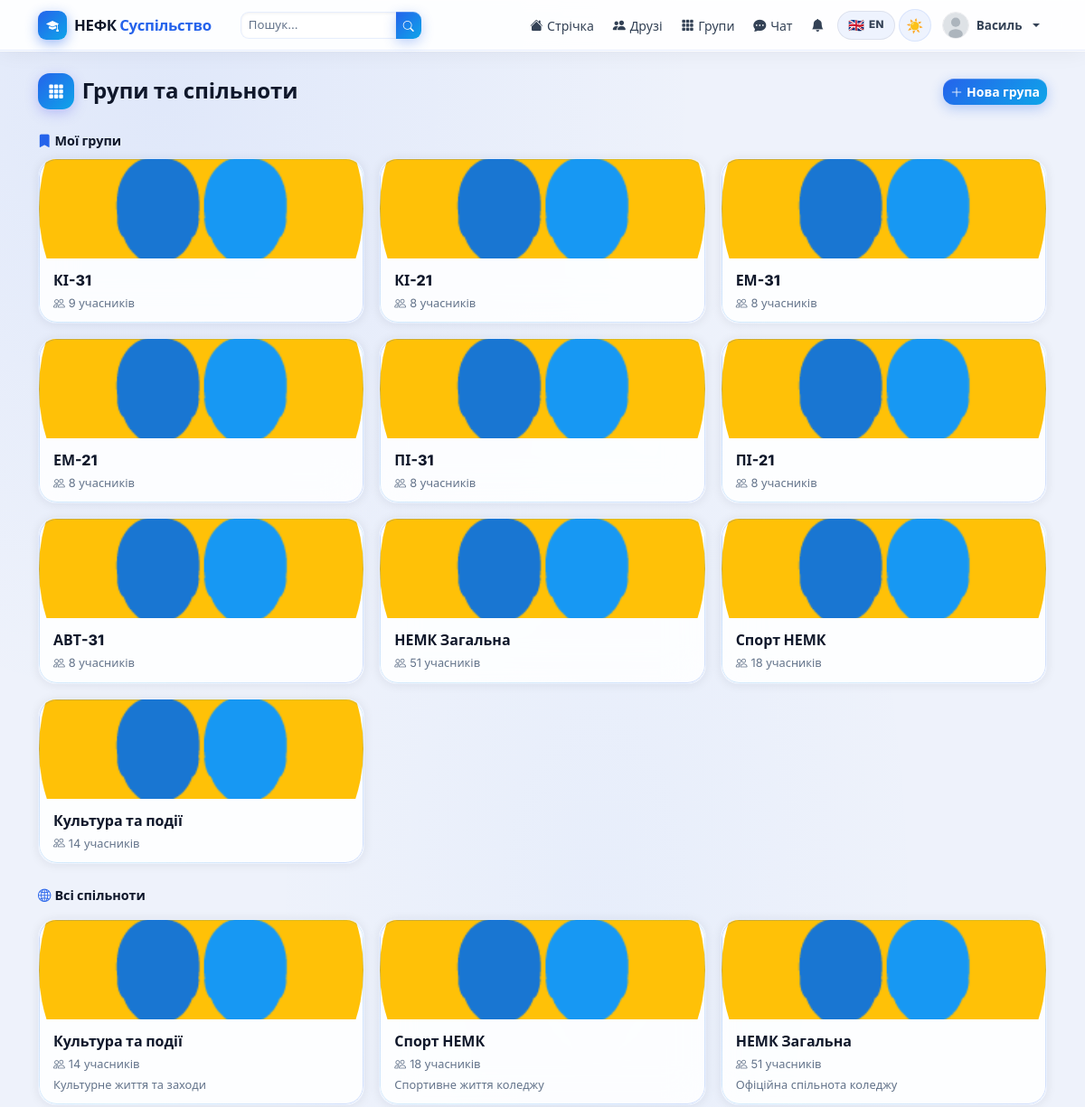
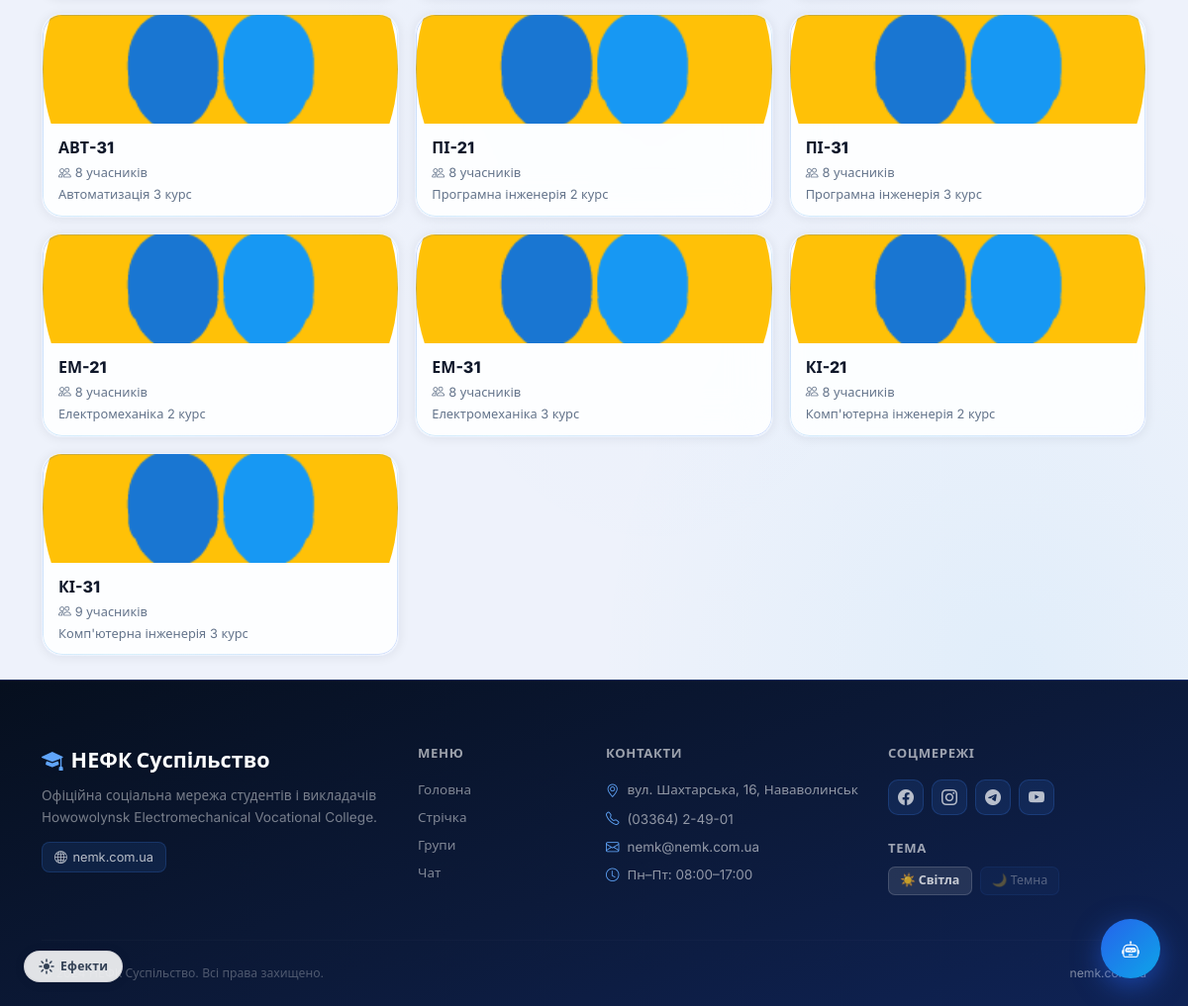
The page /groups/ (signed in) on the database its author committed (2 pictures, top to bottom).
### accounts/models.py (models this page shows, shortened)
class User(AbstractUser):
    ROLE_USER = 'user'
    ROLE_ADMIN = 'admin'
    ROLE_CHOICES = [
        (ROLE_USER, 'Користувач'),
        (ROLE_ADMIN, 'Адміністратор'),
    ]
    role = models.CharField(max_length=10, choices=ROLE_CHOICES, default=ROLE_USER)
    avatar = models.ImageField(upload_to='avatars/', blank=True, null=True)
    cover = models.ImageField(upload_to='covers/', blank=True, null=True)
    bio = models.TextField(blank=True, default='')
    location = models.CharField(max_length=120, blank=True, default='')
    birth_date = models.DateField(null=True, blank=True)
    website = models.URLField(blank=True, default='')
    created_at = models.DateTimeField(default=timezone.now)
    def is_admin_role(self):
        return self.role == self.ROLE_ADMIN
    def get_avatar_url(self):
        if self.avatar:
            return self.avatar.url
        return '/static/img/default_avatar.svg'
    class Meta:
        verbose_name = 'Користувач'
        verbose_name_plural = 'Користувачі'

### groups/models.py (models this page shows, shortened)
class Group(models.Model):
    name = models.CharField(max_length=150, verbose_name='Назва')
    description = models.TextField(blank=True, default='')
    avatar = models.ImageField(upload_to='groups/avatars/', blank=True, null=True)
    cover = models.ImageField(upload_to='groups/covers/', blank=True, null=True)
    creator = models.ForeignKey(
        settings.AUTH_USER_MODEL, on_delete=models.CASCADE,
        related_name='created_groups', verbose_name='Засновник'
    )
    created_at = models.DateTimeField(default=timezone.now)
    is_private = models.BooleanField(default=False)
    class Meta:
        verbose_name = 'Група'
        verbose_name_plural = 'Групи'
    def member_count(self):
        return self.memberships.filter(is_active=True).count()
    def get_avatar_url(self):
        if self.avatar:
            return self.avatar.url
        return '/static/img/default_group.svg'

### groups/views.py (the view)
# urls.py: path('groups/', views.groups_list_view, name='groups'),
@login_required
def groups_list_view(request):
    all_groups = Group.objects.all().order_by('-created_at')
    my_groups = Group.objects.filter(memberships__user=request.user, memberships__is_active=True)
    return render(request, 'groups/groups_list.html', {
        'all_groups': all_groups,
        'my_groups': my_groups,
    })

### nemk_social/security.py (called while the page is built, shortened)
def _get_ip(request):
    for h in ['HTTP_CF_CONNECTING_IP', 'HTTP_X_REAL_IP',
              'HTTP_X_FORWARDED_FOR', 'REMOTE_ADDR']:
        ip = request.META.get(h, '').split(',')[0].strip()
        if ip and ip not in ('', 'unknown'):
            return ip
    return '0.0.0.0'

    def __call__(self, request):
        ip   = _get_ip(request)
        path = request.path
        ua   = request.META.get('HTTP_USER_AGENT', '')
        with _lock:
            _stats['total_requests'] += 1
            _stats_ip[ip]['count'] += 1
            _stats_ip[ip]['last_seen'] = time.time()
        if ip in IP_WHITELIST:
            return self.get_response(request)

### templates/groups/groups_list.html (shortened to what this page needs)
{% extends 'base.html' %}
{% block content %}
<div class="page-header">
  <h4>
    <span class="page-header-icon"><i class="bi bi-grid-3x3-gap-fill"></i></span>
    Групи та спільноти
  </h4>
  <a href="{% url 'create_group' %}" class="btn btn-primary btn-sm fw-700">
    <i class="bi bi-plus-lg me-1"></i>Нова група
  </a>
</div>
{% if my_groups %}
<div class="mb-2 fw-800" style="color:var(--text);font-size:.9rem;">
  <i class="bi bi-bookmark-fill me-1" style="color:var(--p);"></i>Мої групи
</div>
<div class="row g-3 mb-4">
  {% for group in my_groups %}
  <div class="col-md-4 col-sm-6">
    <a href="{% url 'group_detail' group.pk %}" class="group-card h-100">
      <img src="{{ group.get_avatar_url }}" class="group-card-cover" alt="{{ group.name }}">
      <div class="group-card-body">
        <div class="fw-800 mb-1" style="color:var(--text);">{{ group.name }}</div>
        <div class="d-flex align-items-center gap-2 flex-wrap">
          <span style="color:var(--muted);font-size:.8rem;">
            <i class="bi bi-people me-1"></i>{{ group.member_count }} учасників
          </span>
        </div>
      </div>
    </a>
  </div>
  {% endfor %}
</div>
{% endif %}
<div class="mb-3 fw-800" style="color:var(--text);font-size:.9rem;">
  <i class="bi bi-globe2 me-1" style="color:var(--p);"></i>Всі спільноти
</div>
<div class="row g-3">
  {% for group in all_groups %}
  <div class="col-md-4 col-sm-6">
    <a href="{% url 'group_detail' group.pk %}" class="group-card h-100">
      <img src="{{ group.get_avatar_url }}" class="group-card-cover" alt="{{ group.name }}">
      <div class="group-card-body">
        <div class="fw-800 mb-1" style="color:var(--text);">{{ group.name }}</div>
        <div class="d-flex align-items-center gap-2 flex-wrap mb-1">
          <span style="color:var(--muted);font-size:.8rem;">
            <i class="bi bi-people me-1"></i>{{ group.member_count }} учасників
          </span>
        </div>
        {% if group.description %}
        <p style="color:var(--muted);font-size:.8rem;margin:0;line-height:1.45;">
          {{ group.description|truncatechars:65 }}
        </p>
        {% endif %}
      </div>
    </a>
  </div>
  {% endfor %}
</div>
{% endblock %}

### templates/base.html (shortened to what this page needs)
<!DOCTYPE html>
<html lang="uk" data-theme="light" data-lang="uk">
<head>
  <link href="https://cdn.jsdelivr.net/npm/bootstrap@5.3.2/dist/css/bootstrap.min.css" rel="stylesheet">
  <link href="https://cdn.jsdelivr.net/npm/bootstrap-icons@1.11.3/font/bootstrap-icons.min.css" rel="stylesheet">
  {% load static %}
  <link href="{% static 'css/main.css' %}" rel="stylesheet">
</head>
<body class="nemk-body">
<nav class="navbar navbar-expand-lg sticky-top">
  <div class="container">
    <a class="navbar-brand" href="{% url 'home' %}">
      <div class="brand-logo"><i class="bi bi-mortarboard-fill" style="font-size:.85rem;"></i></div>
      <span class="fw-800">НЕФК <span style="color:var(--p);">Суспільство</span></span>
    </a>
    <div class="collapse navbar-collapse" id="navMain">
      {% if user.is_authenticated %}
      <form class="d-flex me-auto ms-3" action="{% url 'search_users' %}" method="get" role="search">
        <div class="input-group input-group-sm" style="width:200px;">
          <input class="form-control" style="border-radius:9px 0 0 9px !important;font-size:.83rem;"
                 type="search" name="q" placeholder="Пошук..."
                 value="{{ request.GET.q }}" aria-label="Пошук">
          <button class="btn btn-primary btn-sm px-2" style="border-radius:0 9px 9px 0 !important;" type="submit" aria-label="Знайти">
            <i class="bi bi-search" style="font-size:.75rem;"></i>
          </button>
        </div>
      </form>
      {% endif %}
      <ul class="navbar-nav align-items-center gap-0 ms-auto">
        {% if user.is_authenticated %}
        <li class="nav-item">
          <a class="nav-link" href="{% url 'feed' %}">
            <i class="bi bi-house-fill"></i>
            <span class="d-none d-xl-inline">Стрічка</span>
          </a>
        </li>
        <li class="nav-item">
          <a class="nav-link" href="{% url 'friends' %}">
            <i class="bi bi-people-fill"></i>
            <span class="d-none d-xl-inline">Друзі</span>
          </a>
        </li>
        <li class="nav-item">
          <a class="nav-link" href="{% url 'groups' %}">
            <i class="bi bi-grid-3x3-gap-fill"></i>
            <span class="d-none d-xl-inline">Групи</span>
          </a>
        </li>
        <li class="nav-item">
          <a class="nav-link" href="{% url 'conversations' %}">
            <i class="bi bi-chat-dots-fill"></i>
            <span class="d-none d-xl-inline">Чат</span>
          </a>
        </li>
        <li class="nav-item">
          <a class="nav-link position-relative" href="{% url 'notifications' %}" aria-label="Сповіщення">
            <i class="bi bi-bell-fill"></i>
          </a>
        </li>
        {% endif %}
        <li class="nav-item d-none d-lg-flex align-items-center ms-1">
          <button class="lang-toggle-btn" onclick="toggleLang()" aria-label="Змінити мову">
            <span class="lang-btn-flag">🇬🇧</span>
            <span class="lang-btn-label">EN</span>
          </button>
        </li>
        <li class="nav-item d-none d-lg-flex align-items-center ms-1">
          <button class="theme-toggle" onclick="toggleTheme()" aria-label="Змінити тему">
            <span class="t-icon sun">☀️</span>
          </button>
        </li>
        {% if user.is_authenticated %}
        <li class="nav-item dropdown ms-1">
          <a class="nav-link dropdown-toggle d-flex align-items-center gap-2 pe-0"
             href="#" data-bs-toggle="dropdown" aria-expanded="false" style="padding:.3rem .5rem !important;">
            <img src="{{ user.get_avatar_url }}" class="rounded-circle"
                 style="object-fit:cover;border:1.5px solid var(--divider);"
                 width="30" height="30" alt="{{ user.username }}">
            <span class="d-none d-lg-inline fw-600" style="font-size:.84rem;">
              {{ user.first_name|default:user.username }}
            </span>
          </a>
        </li>
        {% endif %}
      </ul>
    </div>
  </div>
</nav>
<main {% if request.resolver_match.url_name != 'home' %}class="container my-4"{% endif %}>
  {% block content %}{% endblock %}
</main>
<footer>
  <div class="container">
    <div class="row g-4 pb-4">
      <div class="col-lg-4">
        <div class="footer-brand mb-2">
          <i class="bi bi-mortarboard-fill me-2" style="color:#60a5fa;"></i>НЕФК Суспільство
        </div>
        <p style="color:rgba(255,255,255,.45);font-size:.85rem;line-height:1.65;margin-bottom:.85rem;">
          Офіційна соціальна мережа студентів і викладачів Нowowolynsk Electromechanical Vocational College.
        </p>
        <a href="https://nemk.com.ua/" target="_blank" rel="noopener noreferrer"
           style="display:inline-flex;align-items:center;gap:.35rem;
                  background:rgba(59,130,246,.12);color:rgba(255,255,255,.7);
                  border-radius:8px;border:1px solid rgba(59,130,246,.2);
                  padding:.3rem .75rem;font-size:.8rem;text-decoration:none;
                  transition:background .15s,color .15s;">
          <i class="bi bi-globe2"></i>nemk.com.ua
        </a>
      </div>
      <div class="col-6 col-lg-2">
        <div class="fw-700 text-white mb-3" style="font-size:.82rem;text-transform:uppercase;letter-spacing:.05em;opacity:.6;">Меню</div>
        <ul class="list-unstyled" style="font-size:.84rem;">
          <li class="mb-2"><a href="{% url 'home' %}">Головна</a></li>
          {% if user.is_authenticated %}
          <li class="mb-2"><a href="{% url 'feed' %}">Стрічка</a></li>
          <li class="mb-2"><a href="{% url 'groups' %}">Групи</a></li>
          <li class="mb-2"><a href="{% url 'conversations' %}">Чат</a></li>
          {% else %}
          <li class="mb-2"><a href="{% url 'register' %}">Реєстрація</a></li>
          <li class="mb-2"><a href="{% url 'login' %}">Вхід</a></li>
          {% endif %}
        </ul>
      </div>
      <div class="col-6 col-lg-3">
        <div class="fw-700 text-white mb-3" style="font-size:.82rem;text-transform:uppercase;letter-spacing:.05em;opacity:.6;">Контакти</div>
        <ul class="list-unstyled" style="font-size:.84rem;">
          <li class="mb-2" style="display:flex;align-items:flex-start;gap:.5rem;">
            <i class="bi bi-geo-alt" style="color:#60a5fa;margin-top:.1rem;flex-shrink:0;"></i>
            вул. Шахтарська, 16, Нававолинськ
          </li>
          <li class="mb-2" style="display:flex;align-items:center;gap:.5rem;">
            <i class="bi bi-telephone" style="color:#60a5fa;flex-shrink:0;"></i>
            (03364) 2-49-01
          </li>
          <li class="mb-2" style="display:flex;align-items:center;gap:.5rem;">
            <i class="bi bi-envelope" style="color:#60a5fa;flex-shrink:0;"></i>
            nemk@nemk.com.ua
          </li>
          <li style="display:flex;align-items:center;gap:.5rem;">
            <i class="bi bi-clock" style="color:#60a5fa;flex-shrink:0;"></i>
            Пн–Пт: 08:00–17:00
          </li>
        </ul>
      </div>
      <div class="col-lg-3">
        <div class="fw-700 text-white mb-3" style="font-size:.82rem;text-transform:uppercase;letter-spacing:.05em;opacity:.6;">Соцмережі</div>
        <div class="d-flex gap-2 flex-wrap mb-4">
          <a href="https://www.facebook.com/nemk.novovolynsk" target="_blank" rel="noopener" class="footer-social-btn" title="Facebook"><i class="bi bi-facebook"></i></a>
          <a href="https://instagram.com/nemk_novovolynsk"    target="_blank" rel="noopener" class="footer-social-btn" title="Instagram"><i class="bi bi-instagram"></i></a>
          <a href="https://t.me/nemk_novovolynsk"              target="_blank" rel="noopener" class="footer-social-btn" title="Telegram"><i class="bi bi-telegram"></i></a>
          <a href="https://youtube.com/@nemk_novovolynsk"      target="_blank" rel="noopener" class="footer-social-btn" title="YouTube"><i class="bi bi-youtube"></i></a>
        </div>
        <div class="fw-700 text-white mb-2" style="font-size:.82rem;text-transform:uppercase;letter-spacing:.05em;opacity:.6;">Тема</div>
        <div class="d-flex gap-2">
          <button onclick="setTheme('light')" id="btn-light-theme"
                  style="background:rgba(255,255,255,.1);color:rgba(255,255,255,.75);border-radius:7px;border:1px solid rgba(255,255,255,.15);padding:.28rem .7rem;font-size:.78rem;font-weight:600;cursor:pointer;">
            ☀️ Світла
          </button>
          <button onclick="setTheme('dark')" id="btn-dark-theme"
                  style="background:rgba(59,130,246,.1);color:rgba(255,255,255,.6);border-radius:7px;border:1px solid rgba(59,130,246,.18);padding:.28rem .7rem;font-size:.78rem;font-weight:600;cursor:pointer;">
            🌙 Темна
          </button>
        </div>
      </div>
    </div>
    <hr class="footer-divider">
    <div class="d-flex justify-content-between align-items-center flex-wrap gap-2 pt-2"
         style="font-size:.76rem;color:rgba(255,255,255,.28);">
      <span>© 2024 НЕФК Суспільство. Всі права захищено.</span>
      <a href="https://nemk.com.ua/" target="_blank" rel="noopener noreferrer">nemk.com.ua</a>
    </div>
  </div>
</footer>
<button id="ai-chat-fab" onclick="toggleAiChat()" aria-label="НЕФК Асистент">
  <span id="fab-icon">
    <i class="bi bi-robot" style="font-size:1.1rem;"></i>
  </span>
</button>
{% load static %}
</body>
</html>

### rows shown on the page
User: first_name "Василь"
Group: name "КІ-31", member_count "9", description "Комп'ютерна інженерія 3 курс"
Group: name "КІ-21", member_count "8", description "Комп'ютерна інженерія 2 курс"
Group: name "ЕМ-31", member_count "8", description "Електромеханіка 3 курс"
Group: name "ЕМ-21", member_count "8", description "Електромеханіка 2 курс"
Group: name "ПІ-31", member_count "8", description "Програмна інженерія 3 курс"
Group: name "ПІ-21", member_count "8", description "Програмна інженерія 2 курс"
Group: name "АВТ-31", member_count "8", description "Автоматизація 3 курс"
Group: name "НЕМК Загальна", member_count "51", description "Офіційна спільнота коледжу"
Group: name "Спорт НЕМК", member_count "18", description "Спортивне життя коледжу"
Group: name "Культура та події", member_count "14", description "Культурне життя та заходи"
